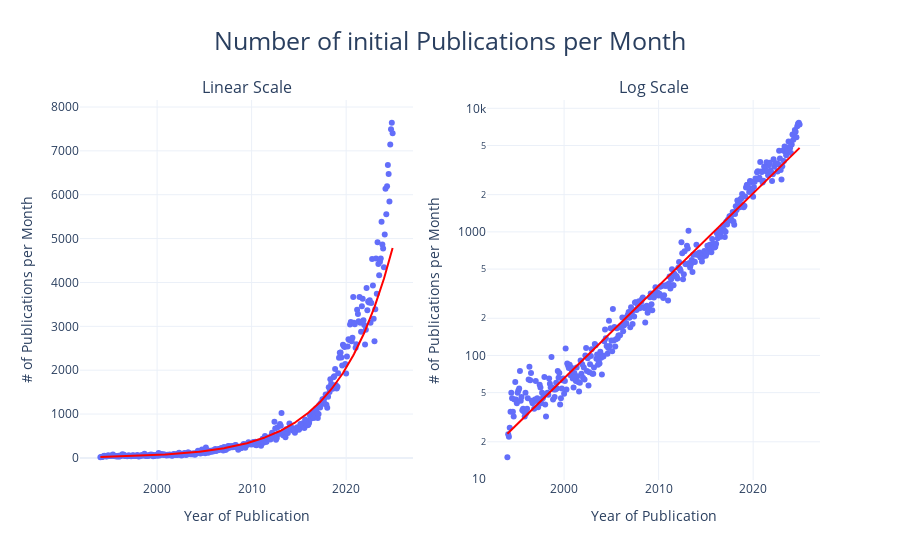

Write notebook code for a chart like this one.
### Markdown cell above
The trends in initial (*v1*) and corrective publications provide additional insights into the evolution of research within AI and ML. The charts below illustrate the number of publications per month for both categories, distinguishing between the introduction of new ideas and subsequent refinements.

Initial publications (*v1*) are fundamental to scientific progress, as they introduce novel methodologies, findings, or concepts. The data reveals that the growth in initial publications not only follows an exponential pattern but surpasses it. This indicates a phase of extraordinary acceleration in AI and ML research, driven by factors such as increased investments, widespread access to computational tools, and the practical integration of AI across various industries. The linear scale highlights the dramatic surge in initial contributions in recent years, while the logarithmic scale demonstrates that this growth significantly outpaces the expected trajectory of an exponential trend. This suggests that the pace of innovation in AI and ML is accelerating beyond conventional projections.

Corrective publications, encompassing versions beyond v1, represent the iterative nature of scientific research. These versions are typically created to address minor errors, refine methodologies, or clarify previously published findings. While essential to maintaining the quality and rigor of scientific work, corrective publications do not exhibit the same remarkable growth trends as initial publications. Their trajectory, as seen on a linear scale, reflects a steady and proportional increase over time, mirroring the overall expansion of research activity in the field. On a logarithmic scale, the trend in corrective publications suggests that while revisions are becoming more frequent, they remain supplementary to the primary contributions of initial publications. Corrective versions serve as a means to enhance the precision and reliability of the scientific record but do not fundamentally alter the state of knowledge or introduce groundbreaking ideas. Consequently, they are less indicative of the field's innovation trajectory and more reflective of its maturing standards of scholarly scrutiny.

Given the close alignment between the trends in initial and corrective publications, and the super-exponential growth observed in initial contributions, the analysis places its primary emphasis on the dataset filtered for v1 publications. This focus allows for a deeper exploration of the foundational contributions driving AI and ML research, avoiding the potential distortions introduced by iterative revisions. By honing in on initial publications, the analysis seeks to capture the most impactful advancements and innovations shaping the field.

### Code cell
df_initial = df_complete[df_complete["id"].str.endswith("v1")]
plot_general_development(df_initial, "initial", "M")

### Figure 1 — Plotly figure (JSON) as saved in the notebook; plotly's stock layout.template omitted (floating-point values rounded to 4 significant figures; data arrays with more than 128 entries replaced by an {"elided": "..."} marker saying what was removed)
{"data": [{"hovertemplate": "period=%{x}<br>count=%{y}<extra></extra>", "legendgroup": "", "marker": {"color": "#636efa", "symbol": "circle"}, "mode": "markers", "name": "", "orientation": "v", "showlegend": false, "type": "scatter", "x": {"elided": "372 str values"}, "xaxis": "x", "y": {"elided": "372 int values"}, "yaxis": "y"}, {"hovertemplate": "<b>OLS trendline</b><br>log10(count) = 2.37101e-09 * period + -0.429114<br>R<sup>2</sup>=0.974552<br><br>period=%{x}<br>count=%{y} <b>(trend)</b><extra></extra>", "legendgroup": "", "line": {"color": "red"}, "marker": {"color": "#636efa", "symbol": "circle"}, "mode": "lines", "name": "", "showlegend": false, "type": "scatter", "x": {"elided": "372 str values"}, "xaxis": "x", "y": {"elided": "372 float values"}, "yaxis": "y"}, {"hovertemplate": "period=%{x}<br>count=%{y}<extra></extra>", "legendgroup": "", "marker": {"color": "#636efa", "symbol": "circle"}, "mode": "markers", "name": "", "orientation": "v", "showlegend": false, "type": "scatter", "x": {"elided": "372 str values"}, "xaxis": "x2", "y": {"elided": "372 int values"}, "yaxis": "y2"}, {"hovertemplate": "<b>OLS trendline</b><br>log10(count) = 2.37101e-09 * period + -0.429114<br>R<sup>2</sup>=0.974552<br><br>period=%{x}<br>count=%{y} <b>(trend)</b><extra></extra>", "legendgroup": "", "line": {"color": "red"}, "marker": {"color": "#636efa", "symbol": "circle"}, "mode": "lines", "name": "", "showlegend": false, "type": "scatter", "x": {"elided": "372 str values"}, "xaxis": "x2", "y": {"elided": "372 float values"}, "yaxis": "y2"}], "layout": {"annotations": [{"font": {"size": 16}, "showarrow": false, "text": "Linear Scale", "x": 0.225, "xanchor": "center", "xref": "paper", "y": 1, "yanchor": "bottom", "yref": "paper"}, {"font": {"size": 16}, "showarrow": false, "text": "Log Scale", "x": 0.775, "xanchor": "center", "xref": "paper", "y": 1, "yanchor": "bottom", "yref": "paper"}], "title": {"font": {"size": 25}, "text": "Number of initial Publications per Month", "x": 0.5}, "xaxis": {"anchor": "y", "domain": [0, 0.45], "title": {"text": "Year of Publication"}}, "xaxis2": {"anchor": "y2", "domain": [0.55, 1], "title": {"text": "Year of Publication"}}, "yaxis": {"anchor": "x", "domain": [0, 1], "title": {"text": "# of Publications per Month"}, "type": "linear"}, "yaxis2": {"anchor": "x2", "domain": [0, 1], "title": {"text": "# of Publications per Month"}, "type": "log"}}}
